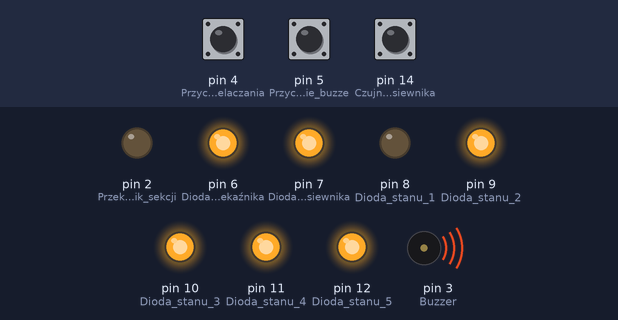
The sketch below on a simulated Arduino Uno, built with avr-gcc and run on an emulated ATmega328P. Shown: output pins drawn as LEDs (lit = HIGH), buzzer (waves = sounding, pin HIGH). Inputs (shaded band) come from the test bench; at power-on: pin 4 (Przycisk_przelaczania) HIGH, pin 14 (Czujnik_rezerwy_siewnika) HIGH, pin 5 (Przycisk_wylaczenie_buzze) HIGH.

Above: at 1.2 s.
1.3 s: pin 4 (Przycisk_przelaczania) pulled LOW for 0.15 s
At 2.1 s:
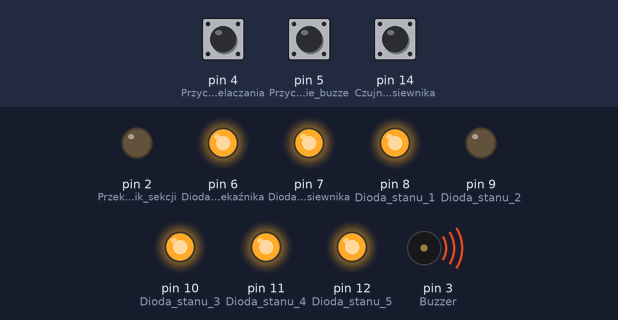
2.9 s: pin 14 (Czujnik_rezerwy_siewnika) pulled LOW for 0.15 s
At 3.4 s:
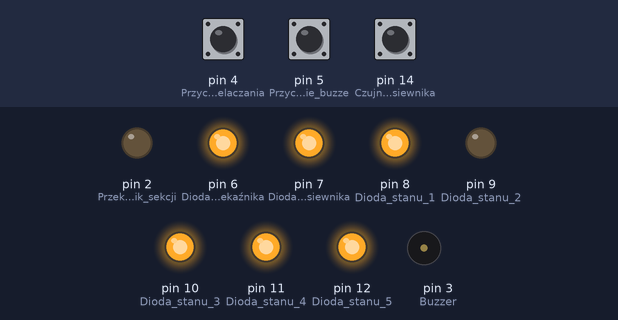
4.5 s: pin 4 (Przycisk_przelaczania) pulled LOW for 1 s
At 5.8 s:
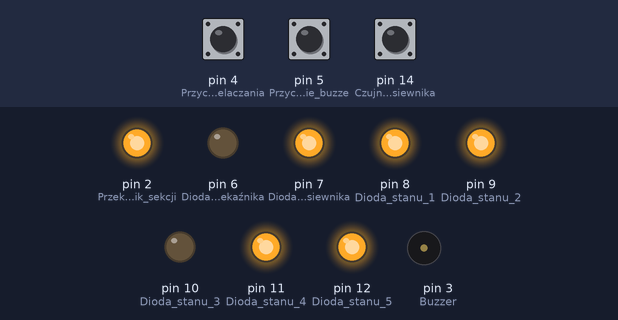
7.0 s: pin 5 (Przycisk_wylaczenie_buzze) pulled LOW for 0.15 s
At 7.7 s:
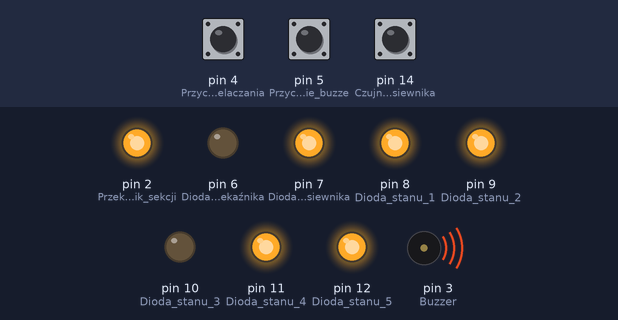
8.6 s: pin 4 (Przycisk_przelaczania) pulled LOW for 0.15 s
At 9.8 s:
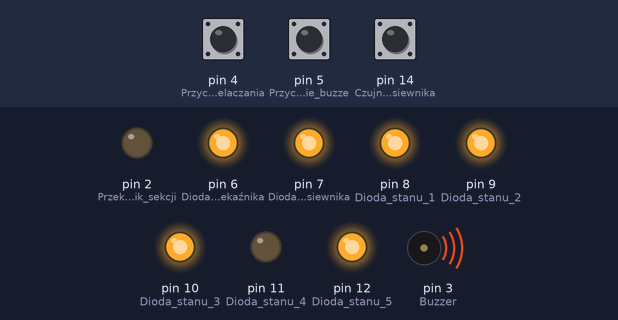
10.2 s: pin 14 (Czujnik_rezerwy_siewnika) pulled LOW for 1 s
At 11.3 s:
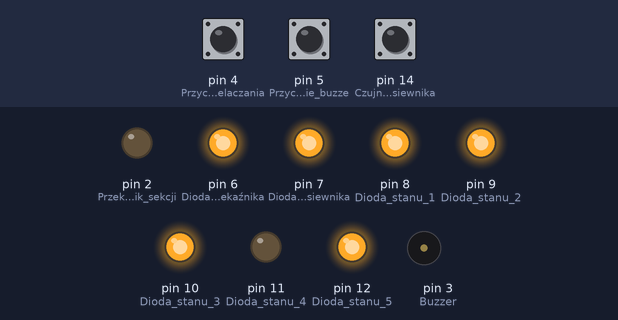
Timing chart, 0 to 13.2 s (numbered marks = the images above; inputs shaded):
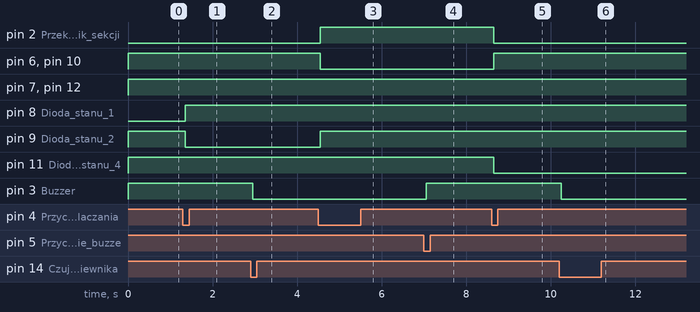

The sketch:

SeederControl.ino
```cpp
  // Variables declaration
  bool BtnSwitch_LastState,BtnResetBuz_LastState,SensorReserve_LastState;                                                           //Sensors last states variables
  bool BtnSwitch, BtnResetBuz, SensorReserve;                                                                                       //Inputs variables
  bool OutSecContactron, OutBuzzer, OutLedContactronIsWorking, OutLedReserve, OutLed_1, OutLed_2, OutLed_3, OutLed_4, OutLed_5;     //Outputs variables
  int SequenceCounter=1;

//--------------------------------------------------------------
//Setup
//--------------------------------------------------------------
void setup() {

  //--------------------------------------------------------------
  //I/O setup
  pinMode(2,OUTPUT);			          //Przekaźnik sekcji(stan wysoki)
  pinMode(3,OUTPUT); 		            //Buzzer
  pinMode(4,INPUT_PULLUP);	        //Przycisk przelaczania
  pinMode(5,INPUT_PULLUP);	        //Przycisk wylaczenie buzzera
  pinMode(6,OUTPUT);			          //Dioda pracy przekaźnika
  pinMode(7,OUTPUT);			          //Dioda rezerwa siewnika
  pinMode(8,OUTPUT);			          //Dioda stanu 1/5
  pinMode(9,OUTPUT);			          //Dioda stanu 2/5
  pinMode(10,OUTPUT);		            //Dioda stanu 3/5
  pinMode(11,OUTPUT);		            //Dioda stanu 4/5
  pinMode(12,OUTPUT);		            //Dioda stanu 5/5
  pinMode(14,INPUT_PULLUP);         //Czujnik rezerwy siewnika

  //--------------------------------------------------------------
  //Read DI state and remember in lastState
  BtnSwitch_LastState=!digitalRead(4);
  BtnResetBuz_LastState=!digitalRead(5);
  SensorReserve_LastState=!digitalRead(14);
}

//--------------------------------------------------------------
//Loop
//--------------------------------------------------------------
void loop() {
  //Read inputs
  BtnSwitch=!digitalRead(4);
  BtnResetBuz=!digitalRead(5);
  SensorReserve=!digitalRead(14);
  //--------------------------------------------------------------
  //Buzzer section
  if(SensorReserve && !SensorReserve_LastState)
  {
    OutBuzzer=1;
    delay(50);
  }
  else if(BtnResetBuz && !BtnResetBuz_LastState)
  {
    OutBuzzer=0;
    delay(50);
  }
  //--------------------------------------------------------------
  //Sequence section
  if(BtnSwitch && !BtnSwitch_LastState)
  {
    SequenceCounter++;
    if(1<=SequenceCounter>=6) SequenceCounter=1;
    delay(50);
  }

  if(SequenceCounter==1)
  {
    OutLed_1=1;
    OutLed_2=0;
    OutLed_3=0;
    OutLed_4=0;
    OutLed_5=0;
  }
  else if(SequenceCounter==2)
  {
    OutLed_1=0;
    OutLed_2=1;
    OutLed_3=0;
    OutLed_4=0;
    OutLed_5=0;
  }
  else if(SequenceCounter==3)
  {
    OutLed_1=0;
    OutLed_2=0;
    OutLed_3=1;
    OutLed_4=0;
    OutLed_5=0;
  }
  else if(SequenceCounter==4)
  {
    OutLed_1=0;
    OutLed_2=0;
    OutLed_3=0;
    OutLed_4=1;
    OutLed_5=0;
  }
  else if(SequenceCounter==1)
  {
    OutLed_1=0;
    OutLed_2=0;
    OutLed_3=0;
    OutLed_4=0;
    OutLed_5=1;
  }
  //--------------------------------------------------------------
  //Auxiliary outputs
  OutSecContactron=OutLed_3;
  OutLedContactronIsWorking=OutSecContactron;

  //--------------------------------------------------------------
  //Remember input states
  BtnSwitch_LastState=BtnSwitch;
  BtnResetBuz_LastState=BtnResetBuz;
  SensorReserve_LastState=SensorReserve;

  //--------------------------------------------------------------
  //Write outputs
  digitalWrite(2,OutSecContactron);
  digitalWrite(3,!OutBuzzer);
  digitalWrite(6,!OutLedContactronIsWorking);
  digitalWrite(7,!OutLedReserve);
  digitalWrite(8,!OutLed_1);
  digitalWrite(9,!OutLed_2);
  digitalWrite(10,!OutLed_3);
  digitalWrite(11,!OutLed_4);
  digitalWrite(12,!OutLed_5);
}
```

Measured:
- after the input at 1.3 s, pin 8 (Dioda_stanu_1): LOW → HIGH after 0.05 s; pin 9 (Dioda_stanu_2): HIGH → LOW after 0.05 s
- after the input at 2.9 s, pin 3 (Buzzer): HIGH → LOW after 0.05 s
- after the input at 4.5 s, pin 2 (Przekaźnik_sekcji), pin 9 (Dioda_stanu_2): LOW → HIGH after 0.05 s; pin 6 (Dioda_pracy_przekaźnika), pin 10 (Dioda_stanu_3): HIGH → LOW after 0.05 s
- after the input at 7.0 s, pin 3 (Buzzer): LOW → HIGH after 0.05 s
- after the input at 8.6 s, pin 2 (Przekaźnik_sekcji), pin 11 (Dioda_stanu_4): HIGH → LOW after 0.05 s; pin 6 (Dioda_pracy_przekaźnika), pin 10 (Dioda_stanu_3): LOW → HIGH after 0.05 s
- after the input at 10.2 s, pin 3 (Buzzer): HIGH → LOW after 0.05 s
